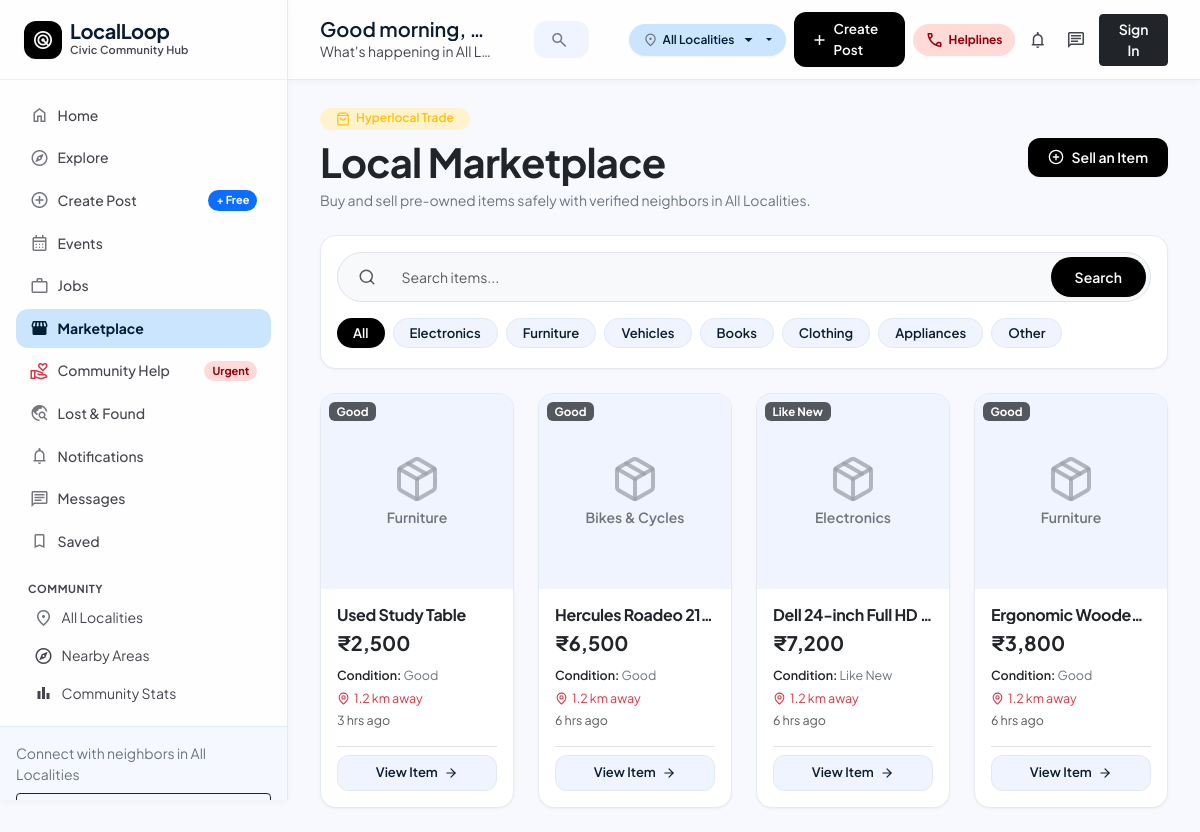
The page /marketplace.php on the database its author committed.
### tables this page shows
CREATE TABLE IF NOT EXISTS `marketplace_items` (
    `id` INT AUTO_INCREMENT PRIMARY KEY,
    `user_id` INT NOT NULL,
    `area_id` INT NOT NULL,
    `title` VARCHAR(200) NOT NULL,
    `category` VARCHAR(50) NOT NULL,
    `price` DECIMAL(10,2) NOT NULL,
    `item_condition` ENUM('New', 'Like New', 'Good', 'Fair') DEFAULT 'Good',
    `description` LONGTEXT NOT NULL,
    `location` VARCHAR(150) NOT NULL,
    `image` VARCHAR(255) DEFAULT NULL,
    `phone` VARCHAR(30) DEFAULT NULL,
    `status` ENUM('available', 'reserved', 'sold') DEFAULT 'available',
    `created_at` TIMESTAMP DEFAULT CURRENT_TIMESTAMP,
    FOREIGN KEY (`user_id`) REFERENCES `users`(`id`) ON DELETE CASCADE,
    FOREIGN KEY (`area_id`) REFERENCES `areas`(`id`) ON DELETE CASCADE
);

### includes/functions.php (called while the page is built, shortened)
<?php
function time_ago($timestamp) {
    $time = strtotime($timestamp);
    $diff = time() - $time;
    if ($diff < 60) {
        return 'Just now';
    } elseif ($diff < 3600) {
        $mins = floor($diff / 60);
        return $mins . ' min' . ($mins > 1 ? 's' : '') . ' ago';
    } elseif ($diff < 86400) {
        $hours = floor($diff / 3600);
        return $hours . ' hr' . ($hours > 1 ? 's' : '') . ' ago';
    } elseif ($diff < 604800) {
        $days = floor($diff / 86400);
        return $days . ' day' . ($days > 1 ? 's' : '') . ' ago';
    } else {
        return date('M j, Y', $time);
    }
}

### marketplace.php (the view, shortened to what this page needs)
<?php
require_once __DIR__ . '/includes/functions.php';
require_once __DIR__ . '/includes/header.php';
$catFilter = $_GET['cat'] ?? 'all';
$searchQuery = trim($_GET['q'] ?? '');
$marketplaceCategories = ['All', 'Electronics', 'Furniture', 'Vehicles', 'Books', 'Clothing', 'Appliances', 'Other'];
$items = [];
if (isset($pdo)) {
    try {
        $items = $pdo->query("SELECT m.*, a.name as area_name, u.name as seller_name, u.username as seller_username, u.profile_photo as seller_avatar
                              FROM marketplace_items m
                              JOIN areas a ON m.area_id = a.id
                              JOIN users u ON m.user_id = u.id
                              WHERE m.status != 'sold'
                              ORDER BY m.created_at DESC")->fetchAll();
    } catch (Exception $e) {}
}
$hasStudyTable = false;
if (!$hasStudyTable) {
    array_unshift($items, [
        'id' => 1,
        'title' => 'Used Study Table',
        'category' => 'Furniture',
        'price' => 2500.00,
        'item_condition' => 'Good',
        'location' => '1.2 km away',
        'area_name' => 'North Paravur',
        'seller_name' => 'Rahul Menon',
        'seller_username' => 'rahulmenon',
        'seller_avatar' => 'default-avatar.svg',
        'image' => null,
        'created_at' => date('Y-m-d H:i:s', strtotime('-3 hours'))
    ]);
}
?>
<div class="container-fluid p-0">
    <div class="d-flex flex-column flex-md-row justify-content-between align-items-md-center mb-4 gap-3">
        <div>
            <div class="badge bg-warning-subtle text-warning px-3 py-1.5 rounded-pill mb-2 fw-semibold">
                <i data-lucide="shopping-bag" class="me-1" style="width: 14px; height: 14px;"></i> Hyperlocal Trade
            </div>
            <h2 class="display-6 fw-bold text-dark mb-1">Local Marketplace</h2>
            <p class="text-secondary small mb-0">Buy and sell pre-owned items safely with verified neighbors in <?= htmlspecialchars($currentAreaName) ?>.</p>
        </div>
        <div>
            <a href="<?= BASE_URL ?>/create-item.php" class="btn btn-primary-custom">
                <i data-lucide="plus-circle" style="width: 16px; height: 16px;"></i> Sell an Item
            </a>
        </div>
    </div>
    <div class="card card-solid p-3 mb-4">
        <form action="<?= BASE_URL ?>/marketplace.php" method="GET" class="mb-3">
            <div class="input-group search-pill bg-light border p-1 rounded-pill">
                <span class="input-group-text bg-transparent border-0 text-muted ps-3">
                    <i data-lucide="search" style="width: 18px; height: 18px;"></i>
                </span>
                <input type="text" name="q" class="form-control border-0 bg-transparent text-dark" placeholder="Search items..." value="<?= htmlspecialchars($searchQuery) ?>">
                <button type="submit" class="btn btn-primary-custom rounded-pill px-4">Search</button>
            </div>
        </form>
        <div class="d-flex gap-2 overflow-x-auto pb-1" style="scrollbar-width: none;">
            <?php foreach ($marketplaceCategories as $cat):
                $isActive = (strtolower($catFilter) === strtolower($cat) || ($catFilter === 'all' && $cat === 'All'));
            ?>
                <a href="?cat=<?= strtolower($cat) ?>" class="btn btn-sm <?= $isActive ? 'btn-primary-custom' : 'btn-outline-custom' ?> rounded-pill px-3 py-1 text-nowrap" style="font-size: 0.82rem;">
                    <?= htmlspecialchars($cat) ?>
                </a>
            <?php endforeach; ?>
        </div>
    </div>
    <div class="row g-4">
        <?php foreach ($items as $item): ?>
            <div class="col-sm-6 col-lg-4 col-xl-3">
                <div class="marketplace-item-card">
                    <div class="marketplace-img-wrap d-flex align-items-center justify-content-center">
                        <?php if (!empty($item['image'])): ?>
                            <img src="<?= BASE_URL ?>/uploads/items/<?= htmlspecialchars($item['image']) ?>" alt="<?= htmlspecialchars($item['title']) ?>">
                        <?php else: ?>
                            <div class="text-center p-4 text-muted">
                                <i data-lucide="package" style="width: 48px; height: 48px; opacity: 0.4;"></i>
                                <div class="small mt-1 fw-semibold text-secondary"><?= htmlspecialchars($item['category']) ?></div>
                            </div>
                        <?php endif; ?>
                        <span class="position-absolute top-0 start-0 m-2 badge bg-dark bg-opacity-75 text-white" style="font-size: 0.72rem;">
                            <?= htmlspecialchars($item['item_condition']) ?>
                        </span>
                    </div>
                    <div class="p-3 d-flex flex-column flex-grow-1 justify-content-between">
                        <div>
                            <h6 class="fw-bold text-dark mb-1 text-truncate">
                                <a href="<?= BASE_URL ?>/item.php?id=<?= $item['id'] ?>" class="text-dark text-decoration-none">
                                    <?= htmlspecialchars($item['title']) ?>
                                </a>
                            </h6>
                            <div class="fs-5 fw-bold text-dark mb-2">
                                ₹<?= number_format($item['price']) ?>
                            </div>
                            <div class="d-flex flex-column gap-1 small text-secondary mb-3" style="font-size: 0.78rem;">
                                <div><span class="fw-semibold text-dark">Condition:</span> <?= htmlspecialchars($item['item_condition']) ?></div>
                                <div class="d-flex align-items-center gap-1 text-danger">
                                    <i data-lucide="map-pin" style="width: 13px; height: 13px;"></i>
                                    <span><?= htmlspecialchars(stripos($item['location'], 'away') !== false ? $item['location'] : '1.2 km away') ?></span>
                                </div>
                                <div class="text-muted"><?= time_ago($item['created_at']) ?></div>
                            </div>
                        </div>
                        <div class="pt-2 border-top">
                            <a href="<?= BASE_URL ?>/item.php?id=<?= $item['id'] ?>" class="btn btn-sm btn-outline-custom w-100 justify-content-center">
                                <span>View Item</span>
                                <i data-lucide="arrow-right" style="width: 14px; height: 14px;"></i>
                            </a>
                        </div>
                    </div>
                </div>
            </div>
        <?php endforeach; ?>
    </div>
</div>
<?php require_once __DIR__ . '/includes/footer.php'; ?>

### rows shown on the page
marketplace_items: category "Bikes & Cycles", item_condition "Good", title "Hercules Roadeo 21…", price "6,500", location "1.2 km away", created_at "6 hrs ago"
marketplace_items: category "Electronics", item_condition "Like New", title "Dell 24-inch Full HD…", price "7,200", location "1.2 km away", created_at "6 hrs ago"
marketplace_items: category "Furniture", item_condition "Good", title "Ergonomic Woode…", price "3,800", location "1.2 km away", created_at "6 hrs ago"

### other values the page prints
$currentAreaName "All Localities"
$timeGreeting "Good morning"
$currentAreaName "All L…"
$cat "All"
$cat "Electronics"
$cat "Furniture"
$cat "Vehicles"
$cat "Books"
$cat "Clothing"
$cat "Appliances"
$cat "Other"
$item['category'] "Furniture"
$item['item_condition'] "Good"
$item['title'] "Used Study Table"
$item['price'] "2,500"
